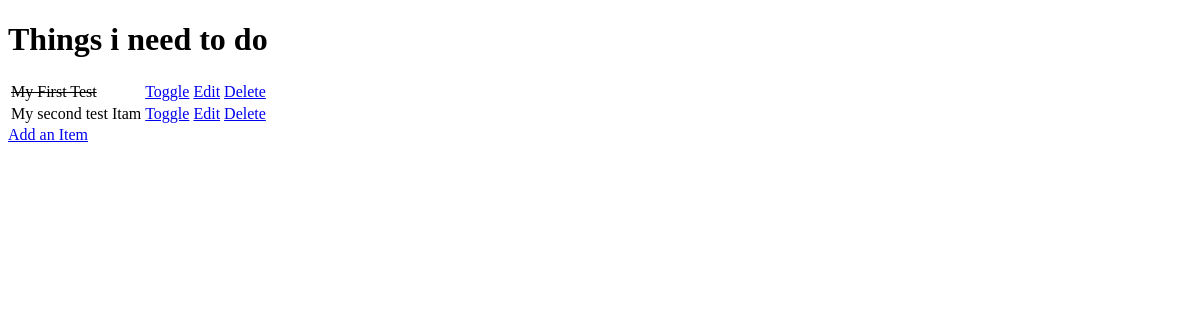
The app's page /, older data.
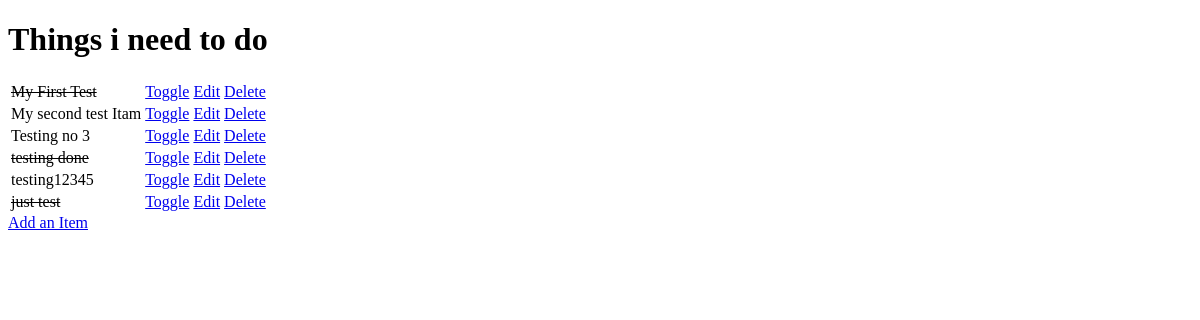
The same page, newer data.
### todo/models.py (models this page shows, shortened)
class Item(models.Model):
    name = models.CharField(max_length=50, null=False, blank=False)
    done = models.BooleanField(null=False, blank=False)

### todo/views.py (the view)
# urls.py: path('', views.get_todo_list, name='get_todo_list'),
def get_todo_list(request):
    items = Item.objects.all()
    context = {
        'items': items
    }
    return render(request, 'todo/todo_list.html', context)

### todo/templates/todo/todo_list.html (shortened to what this page needs)
<!DOCTYPE html>
<html lang="en">
<head>
</head>
<body>
    <h1>Things i need to do</h1>
    <table>
        {% for item in items %}
            <tr>
                {% if item.done %}
                    <td><strike>{{ item.name }}</strike></td>
                {% else %}
                    <td>{{ item.name }}</td>
                {% endif %}
                <td>
                    <a href="/toggle/{{ item.id }}">
                        Toggle
                    </a>
                </td>
                <td>
                    <a href="/edit/{{ item.id }}">
                        Edit
                    </a>
                </td>
                <td>
                    <a href="/delete/{{ item.id }}">
                        Delete
                    </a>
                </td>
            </tr>
            {% empty %}
            <tr><td>You have nothing to do</td></tr>
        {% endfor %}
    </table>
    <a href = "/add">Add an Item</a>
</body>
</html>

Row changes from the older to the newer data that the page shows:
added Item: name "Testing no 3"
added Item: name "testing done"
added Item: name "testing12345"
added Item: name "just test"
